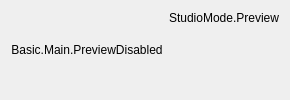
  <widget class="QWidget" name="centralwidget">
   <property name="styleSheet">
    <string notr="true">background-image: url(:/res/images/OBS_WELCOME_Small.png); background-position:center;</string>
   </property>
   <layout class="QVBoxLayout" name="verticalLayout">
    <item>
     <layout class="QHBoxLayout" name="horizontalLayout_2">
      <item>
       <widget class="QLabel" name="previewDisabledLabel">
        <property name="sizePolicy">
         <sizepolicy hsizetype="Expanding" vsizetype="Expanding">
          <horstretch>0</horstretch>
          <verstretch>0</verstretch>
         </sizepolicy>
        </property>
        <property name="contextMenuPolicy">
         <enum>Qt::CustomContextMenu</enum>
        </property>
        <property name="text">
         <string>Basic.Main.PreviewDisabled</string>
        </property>
        <property name="alignment">
         <set>Qt::AlignCenter</set>
        </property>
       </widget>
      </item>
      <item>
       <layout class="QHBoxLayout" name="previewLayout">
        <property name="spacing">
         <number>2</number>
        </property>
        <item>
         <layout class="QVBoxLayout" name="previewTextLayout">
          <property name="spacing">
           <number>0</number>
          </property>
          <item>
           <widget class="QLabel" name="previewLabel">
            <property name="text">
             <string>StudioMode.Preview</string>
            </property>
            <property name="alignment">
             <set>Qt::AlignBottom|Qt::AlignHCenter</set>
            </property>
           </widget>
          </item>
          <item>
           <widget class="OBSBasicPreview" name="preview" native="true">
            <property name="sizePolicy">
             <sizepolicy hsizetype="Expanding" vsizetype="Expanding">
              <horstretch>0</horstretch>
              <verstretch>0</verstretch>
             </sizepolicy>
            </property>
            <property name="minimumSize">
             <size>
              <width>32</width>
              <height>32</height>
             </size>
            </property>
            <property name="focusPolicy">
             <enum>Qt::ClickFocus</enum>
            </property>
            <property name="contextMenuPolicy">
             <enum>Qt::CustomContextMenu</enum>
            </property>
            <addaction name="actionRemoveSource"/>
           </widget>
          </item>
         </layout>
        </item>
       </layout>
      </item>
     </layout>
    </item>
   </layout>
  </widget>
